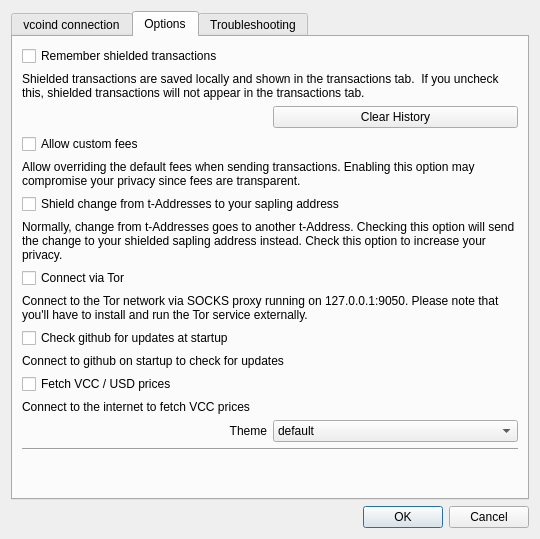
<?xml version="1.0" encoding="UTF-8"?>
<ui version="4.0">
 <class>Settings</class>
 <widget class="QDialog" name="Settings">
  <property name="geometry">
   <rect>
    <x>0</x>
    <y>0</y>
    <width>540</width>
    <height>539</height>
   </rect>
  </property>
  <property name="minimumSize">
   <size>
    <width>540</width>
    <height>500</height>
   </size>
  </property>
  <property name="windowTitle">
   <string>Settings</string>
  </property>
  <property name="modal">
   <bool>true</bool>
  </property>
  <layout class="QVBoxLayout" name="verticalLayout">
   <item>
    <widget class="QTabWidget" name="tabWidget">
     <property name="currentIndex">
      <number>1</number>
     </property>
     <widget class="QWidget" name="tab">
      <attribute name="title">
       <string>vcoind connection</string>
      </attribute>
      <layout class="QVBoxLayout" name="verticalLayout_3">
       <item>
        <widget class="QLabel" name="confMsg">
         <property name="text">
          <string notr="true">&lt;html&gt;&lt;head/&gt;&lt;body&gt;&lt;p&gt;&lt;br/&gt;&lt;/p&gt;&lt;/body&gt;&lt;/html&gt;</string>
         </property>
         <property name="textInteractionFlags">
          <set>Qt::LinksAccessibleByMouse|Qt::TextSelectableByMouse</set>
         </property>
        </widget>
       </item>
       <item>
        <widget class="Line" name="line">
         <property name="orientation">
          <enum>Qt::Horizontal</enum>
         </property>
        </widget>
       </item>
       <item>
        <widget class="QLabel" name="label">
         <property name="minimumSize">
          <size>
           <width>60</width>
           <height>0</height>
          </size>
         </property>
         <property name="text">
          <string>Host</string>
         </property>
        </widget>
       </item>
       <item>
        <widget class="QLineEdit" name="hostname">
         <property name="placeholderText">
          <string/>
         </property>
        </widget>
       </item>
       <item>
        <widget class="QLabel" name="label_2">
         <property name="minimumSize">
          <size>
           <width>60</width>
           <height>0</height>
          </size>
         </property>
         <property name="text">
          <string>Port</string>
         </property>
        </widget>
       </item>
       <item>
        <widget class="QLineEdit" name="port">
         <property name="placeholderText">
          <string/>
         </property>
        </widget>
       </item>
       <item>
        <widget class="QLabel" name="label_3">
         <property name="minimumSize">
          <size>
           <width>60</width>
           <height>0</height>
          </size>
         </property>
         <property name="text">
          <string>RPC Username</string>
         </property>
        </widget>
       </item>
       <item>
        <widget class="QLineEdit" name="rpcuser"/>
       </item>
       <item>
        <widget class="QLabel" name="label_4">
         <property name="minimumSize">
          <size>
           <width>60</width>
           <height>0</height>
          </size>
         </property>
         <property name="text">
          <string>RPC Password</string>
         </property>
        </widget>
       </item>
       <item>
        <widget class="QLineEdit" name="rpcpassword"/>
       </item>
       <item>
        <layout class="QVBoxLayout" name="verticalLayout_2"/>
       </item>
       <item>
        <spacer name="verticalSpacer">
         <property name="orientation">
          <enum>Qt::Vertical</enum>
         </property>
         <property name="sizeHint" stdset="0">
          <size>
           <width>20</width>
           <height>40</height>
          </size>
         </property>
        </spacer>
       </item>
      </layout>
     </widget>
     <widget class="QWidget" name="tab_2">
      <attribute name="title">
       <string>Options</string>
      </attribute>
      <layout class="QGridLayout" name="gridLayout">
       <item row="10" column="0" colspan="2">
        <widget class="QLabel" name="label_8">
         <property name="text">
          <string>Connect to github on startup to check for updates</string>
         </property>
        </widget>
       </item>
       <item row="6" column="0" colspan="2">
        <widget class="QLabel" name="label_7">
         <property name="text">
          <string>Normally, change from t-Addresses goes to another t-Address. Checking this option will send the change to your shielded sapling address instead. Check this option to increase your privacy.</string>
         </property>
         <property name="wordWrap">
          <bool>true</bool>
         </property>
        </widget>
       </item>
       <item row="2" column="1">
        <widget class="QPushButton" name="btnClearSaved">
         <property name="text">
          <string>Clear History</string>
         </property>
        </widget>
       </item>
       <item row="0" column="0" colspan="2">
        <widget class="QCheckBox" name="chkSaveTxs">
         <property name="text">
          <string>Remember shielded transactions</string>
         </property>
        </widget>
       </item>
       <item row="12" column="0" colspan="2">
        <widget class="QLabel" name="label_10">
         <property name="text">
          <string>Connect to the internet to fetch VCC prices</string>
         </property>
        </widget>
       </item>
       <item row="2" column="0">
        <spacer name="horizontalSpacer">
         <property name="orientation">
          <enum>Qt::Horizontal</enum>
         </property>
         <property name="sizeHint" stdset="0">
          <size>
           <width>40</width>
           <height>20</height>
          </size>
         </property>
        </spacer>
       </item>
       <item row="4" column="0" colspan="2">
        <widget class="QLabel" name="label_6">
         <property name="text">
          <string>Allow overriding the default fees when sending transactions. Enabling this option may compromise your privacy since fees are transparent. </string>
         </property>
         <property name="wordWrap">
          <bool>true</bool>
         </property>
        </widget>
       </item>
       <item row="9" column="0" colspan="2">
        <widget class="QCheckBox" name="chkCheckUpdates">
         <property name="text">
          <string>Check github for updates at startup</string>
         </property>
        </widget>
       </item>
       <item row="1" column="0" colspan="2">
        <widget class="QLabel" name="label_5">
         <property name="text">
          <string>Shielded transactions are saved locally and shown in the transactions tab.  If you uncheck this, shielded transactions will not appear in the transactions tab.</string>
         </property>
         <property name="wordWrap">
          <bool>true</bool>
         </property>
        </widget>
       </item>
       <item row="5" column="0" colspan="2">
        <widget class="QCheckBox" name="chkAutoShield">
         <property name="text">
          <string>Shield change from t-Addresses to your sapling address</string>
         </property>
        </widget>
       </item>
       <item row="16" column="0" colspan="2">
        <widget class="Line" name="line_2">
         <property name="sizePolicy">
          <sizepolicy hsizetype="Minimum" vsizetype="Fixed">
           <horstretch>0</horstretch>
           <verstretch>0</verstretch>
          </sizepolicy>
         </property>
         <property name="orientation">
          <enum>Qt::Horizontal</enum>
         </property>
        </widget>
       </item>
       <item row="8" column="0" colspan="2">
        <widget class="QLabel" name="lblTor">
         <property name="text">
          <string>Connect to the Tor network via SOCKS proxy running on 127.0.0.1:9050. Please note that you'll have to install and run the Tor service externally.</string>
         </property>
         <property name="wordWrap">
          <bool>true</bool>
         </property>
        </widget>
       </item>
       <item row="17" column="0" colspan="2">
        <spacer name="verticalSpacer_2">
         <property name="orientation">
          <enum>Qt::Vertical</enum>
         </property>
         <property name="sizeHint" stdset="0">
          <size>
           <width>20</width>
           <height>40</height>
          </size>
         </property>
        </spacer>
       </item>
       <item row="7" column="0">
        <widget class="QCheckBox" name="chkTor">
         <property name="text">
          <string>Connect via Tor</string>
         </property>
        </widget>
       </item>
       <item row="3" column="0">
        <widget class="QCheckBox" name="chkCustomFees">
         <property name="text">
          <string>Allow custom fees</string>
         </property>
        </widget>
       </item>
       <item row="11" column="0" colspan="2">
        <widget class="QCheckBox" name="chkFetchPrices">
         <property name="text">
          <string>Fetch VCC / USD prices</string>
         </property>
        </widget>
       </item>
       <item row="15" column="0">
        <widget class="QLabel" name="label_20">
         <property name="sizePolicy">
          <sizepolicy hsizetype="Preferred" vsizetype="Preferred">
           <horstretch>0</horstretch>
           <verstretch>0</verstretch>
          </sizepolicy>
         </property>
         <property name="text">
          <string>Theme</string>
         </property>
         <property name="alignment">
          <set>Qt::AlignRight|Qt::AlignTrailing|Qt::AlignVCenter</set>
         </property>
        </widget>
       </item>
       <item row="15" column="1">
        <widget class="QComboBox" name="comboBoxTheme">
         <property name="sizePolicy">
          <sizepolicy hsizetype="MinimumExpanding" vsizetype="Fixed">
           <horstretch>0</horstretch>
           <verstretch>0</verstretch>
          </sizepolicy>
         </property>
         <item>
          <property name="text">
           <string>default</string>
          </property>
         </item>
         <item>
          <property name="text">
           <string>blue</string>
          </property>
         </item>
         <item>
          <property name="text">
           <string>light</string>
          </property>
         </item>
         <item>
          <property name="text">
           <string>dark</string>
          </property>
         </item>
        </widget>
       </item>
      </layout>
     </widget>
     <widget class="QWidget" name="tab_3">
      <attribute name="title">
       <string>Troubleshooting</string>
      </attribute>
      <layout class="QGridLayout" name="gridLayout_2">
       <item row="5" column="0">
        <widget class="QCheckBox" name="chkReindex">
         <property name="text">
          <string>Reindex</string>
         </property>
        </widget>
       </item>
       <item row="1" column="0">
        <widget class="QLabel" name="label_9">
         <property name="text">
          <string>Rescan the blockchain for any missing wallet transactions and to correct your wallet balance. This may take several hours. You need to restart VccWallet for this to take effect</string>
         </property>
         <property name="wordWrap">
          <bool>true</bool>
         </property>
        </widget>
       </item>
       <item row="0" column="0">
        <widget class="QCheckBox" name="chkRescan">
         <property name="text">
          <string>Rescan</string>
         </property>
        </widget>
       </item>
       <item row="2" column="0">
        <widget class="Line" name="line_3">
         <property name="orientation">
          <enum>Qt::Horizontal</enum>
         </property>
        </widget>
       </item>
       <item row="9" column="0">
        <spacer name="verticalSpacer_3">
         <property name="orientation">
          <enum>Qt::Vertical</enum>
         </property>
         <property name="sizeHint" stdset="0">
          <size>
           <width>20</width>
           <height>40</height>
          </size>
         </property>
        </spacer>
       </item>
       <item row="2" column="0">
        <widget class="QLabel" name="label_12">
         <property name="text">
          <string/>
         </property>
        </widget>
       </item>
       <item row="6" column="0">
        <widget class="QLabel" name="label_11">
         <property name="text">
          <string>Rebuild the entire blockchain from the genesis block, by rescanning all the block files. This may take several hours to days, depending on your hardware. You need to restart VccWallet for this to take effect</string>
         </property>
         <property name="wordWrap">
          <bool>true</bool>
         </property>
        </widget>
       </item>
       <item row="8" column="0">
        <widget class="Line" name="line_4">
         <property name="orientation">
          <enum>Qt::Horizontal</enum>
         </property>
        </widget>
       </item>
       <item row="7" column="0">
        <widget class="QLabel" name="label_13">
         <property name="text">
          <string/>
         </property>
        </widget>
       </item>
      </layout>
     </widget>
    </widget>
   </item>
   <item>
    <widget class="QDialogButtonBox" name="buttonBox">
     <property name="orientation">
      <enum>Qt::Horizontal</enum>
     </property>
     <property name="standardButtons">
      <set>QDialogButtonBox::Cancel|QDialogButtonBox::Ok</set>
     </property>
    </widget>
   </item>
  </layout>
 </widget>
 <resources/>
 <connections>
  <connection>
   <sender>buttonBox</sender>
   <signal>accepted()</signal>
   <receiver>Settings</receiver>
   <slot>accept()</slot>
   <hints>
    <hint type="sourcelabel">
     <x>248</x>
     <y>254</y>
    </hint>
    <hint type="destinationlabel">
     <x>157</x>
     <y>274</y>
    </hint>
   </hints>
  </connection>
  <connection>
   <sender>buttonBox</sender>
   <signal>rejected()</signal>
   <receiver>Settings</receiver>
   <slot>reject()</slot>
   <hints>
    <hint type="sourcelabel">
     <x>316</x>
     <y>260</y>
    </hint>
    <hint type="destinationlabel">
     <x>286</x>
     <y>274</y>
    </hint>
   </hints>
  </connection>
 </connections>
</ui>
